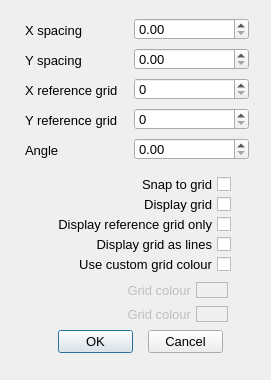
<?xml version="1.0" encoding="UTF-8"?>
<ui version="4.0">
 <class>Grid_Dialog</class>
 <widget class="QDialog" name="Grid_Dialog">
  <property name="geometry">
   <rect>
    <x>0</x>
    <y>0</y>
    <width>271</width>
    <height>380</height>
   </rect>
  </property>
  <property name="sizePolicy">
   <sizepolicy hsizetype="Fixed" vsizetype="Fixed">
    <horstretch>0</horstretch>
    <verstretch>0</verstretch>
   </sizepolicy>
  </property>
  <property name="minimumSize">
   <size>
    <width>271</width>
    <height>380</height>
   </size>
  </property>
  <property name="maximumSize">
   <size>
    <width>271</width>
    <height>380</height>
   </size>
  </property>
  <property name="font">
   <font>
    <pointsize>10</pointsize>
   </font>
  </property>
  <property name="windowTitle">
   <string>Grid options</string>
  </property>
  <property name="windowOpacity">
   <double>1.000000000000000</double>
  </property>
  <widget class="QPushButton" name="_2">
   <property name="geometry">
    <rect>
     <x>148</x>
     <y>330</y>
     <width>75</width>
     <height>23</height>
    </rect>
   </property>
   <property name="text">
    <string>Cancel</string>
   </property>
   <property name="autoDefault">
    <bool>false</bool>
   </property>
  </widget>
  <widget class="QPushButton" name="_1">
   <property name="geometry">
    <rect>
     <x>58</x>
     <y>330</y>
     <width>75</width>
     <height>23</height>
    </rect>
   </property>
   <property name="minimumSize">
    <size>
     <width>75</width>
     <height>23</height>
    </size>
   </property>
   <property name="maximumSize">
    <size>
     <width>75</width>
     <height>23</height>
    </size>
   </property>
   <property name="text">
    <string>OK</string>
   </property>
   <property name="default">
    <bool>true</bool>
   </property>
  </widget>
  <widget class="QLabel" name="label_3">
   <property name="geometry">
    <rect>
     <x>25</x>
     <y>20</y>
     <width>107</width>
     <height>21</height>
    </rect>
   </property>
   <property name="text">
    <string>X spacing</string>
   </property>
  </widget>
  <widget class="QLabel" name="label_4">
   <property name="geometry">
    <rect>
     <x>25</x>
     <y>50</y>
     <width>109</width>
     <height>21</height>
    </rect>
   </property>
   <property name="text">
    <string>Y spacing</string>
   </property>
  </widget>
  <widget class="QLabel" name="label_5">
   <property name="geometry">
    <rect>
     <x>25</x>
     <y>80</y>
     <width>111</width>
     <height>21</height>
    </rect>
   </property>
   <property name="text">
    <string>X reference grid</string>
   </property>
  </widget>
  <widget class="QLabel" name="label_6">
   <property name="geometry">
    <rect>
     <x>25</x>
     <y>110</y>
     <width>111</width>
     <height>21</height>
    </rect>
   </property>
   <property name="text">
    <string>Y reference grid</string>
   </property>
  </widget>
  <widget class="QLabel" name="label_7">
   <property name="geometry">
    <rect>
     <x>25</x>
     <y>140</y>
     <width>71</width>
     <height>21</height>
    </rect>
   </property>
   <property name="text">
    <string>Angle</string>
   </property>
  </widget>
  <widget class="QCheckBox" name="_105">
   <property name="enabled">
    <bool>true</bool>
   </property>
   <property name="geometry">
    <rect>
     <x>26</x>
     <y>174</y>
     <width>205</width>
     <height>21</height>
    </rect>
   </property>
   <property name="layoutDirection">
    <enum>Qt::RightToLeft</enum>
   </property>
   <property name="text">
    <string>Snap to grid</string>
   </property>
   <property name="checkable">
    <bool>true</bool>
   </property>
   <property name="checked">
    <bool>false</bool>
   </property>
   <property name="tristate">
    <bool>false</bool>
   </property>
  </widget>
  <widget class="QCheckBox" name="_107">
   <property name="enabled">
    <bool>true</bool>
   </property>
   <property name="geometry">
    <rect>
     <x>28</x>
     <y>214</y>
     <width>203</width>
     <height>21</height>
    </rect>
   </property>
   <property name="layoutDirection">
    <enum>Qt::RightToLeft</enum>
   </property>
   <property name="text">
    <string>Display reference grid only</string>
   </property>
   <property name="checkable">
    <bool>true</bool>
   </property>
   <property name="checked">
    <bool>false</bool>
   </property>
   <property name="tristate">
    <bool>false</bool>
   </property>
  </widget>
  <widget class="QCheckBox" name="_106">
   <property name="enabled">
    <bool>true</bool>
   </property>
   <property name="geometry">
    <rect>
     <x>28</x>
     <y>194</y>
     <width>203</width>
     <height>21</height>
    </rect>
   </property>
   <property name="layoutDirection">
    <enum>Qt::RightToLeft</enum>
   </property>
   <property name="text">
    <string>Display grid</string>
   </property>
   <property name="checkable">
    <bool>true</bool>
   </property>
   <property name="checked">
    <bool>false</bool>
   </property>
   <property name="tristate">
    <bool>false</bool>
   </property>
  </widget>
  <widget class="RCDoubleSpinBox" name="_100">
   <property name="geometry">
    <rect>
     <x>134</x>
     <y>18</y>
     <width>115</width>
     <height>22</height>
    </rect>
   </property>
   <property name="maximum">
    <double>100000000.000000000000000</double>
   </property>
  </widget>
  <widget class="RCDoubleSpinBox" name="_101">
   <property name="geometry">
    <rect>
     <x>134</x>
     <y>48</y>
     <width>115</width>
     <height>22</height>
    </rect>
   </property>
   <property name="maximum">
    <double>100000000.000000000000000</double>
   </property>
  </widget>
  <widget class="RCDoubleSpinBox" name="_104">
   <property name="geometry">
    <rect>
     <x>134</x>
     <y>138</y>
     <width>115</width>
     <height>22</height>
    </rect>
   </property>
   <property name="minimum">
    <double>0.000000000000000</double>
   </property>
   <property name="maximum">
    <double>360.000000000000000</double>
   </property>
  </widget>
  <widget class="RCIntegerSpinBox" name="_102">
   <property name="geometry">
    <rect>
     <x>134</x>
     <y>78</y>
     <width>115</width>
     <height>22</height>
    </rect>
   </property>
   <property name="maximum">
    <number>1000000000</number>
   </property>
  </widget>
  <widget class="RCIntegerSpinBox" name="_103">
   <property name="geometry">
    <rect>
     <x>134</x>
     <y>108</y>
     <width>115</width>
     <height>22</height>
    </rect>
   </property>
   <property name="maximum">
    <number>1000000000</number>
   </property>
  </widget>
  <widget class="QCheckBox" name="_108">
   <property name="geometry">
    <rect>
     <x>32</x>
     <y>234</y>
     <width>199</width>
     <height>20</height>
    </rect>
   </property>
   <property name="layoutDirection">
    <enum>Qt::RightToLeft</enum>
   </property>
   <property name="text">
    <string>Display grid as lines</string>
   </property>
  </widget>
  <widget class="QCheckBox" name="_109">
   <property name="geometry">
    <rect>
     <x>38</x>
     <y>254</y>
     <width>193</width>
     <height>20</height>
    </rect>
   </property>
   <property name="layoutDirection">
    <enum>Qt::RightToLeft</enum>
   </property>
   <property name="text">
    <string>Use custom grid colour</string>
   </property>
  </widget>
  <widget class="QGraphicsView" name="_111">
   <property name="enabled">
    <bool>false</bool>
   </property>
   <property name="geometry">
    <rect>
     <x>196</x>
     <y>282</y>
     <width>32</width>
     <height>16</height>
    </rect>
   </property>
   <property name="verticalScrollBarPolicy">
    <enum>Qt::ScrollBarAlwaysOff</enum>
   </property>
   <property name="horizontalScrollBarPolicy">
    <enum>Qt::ScrollBarAlwaysOff</enum>
   </property>
   <property name="backgroundBrush">
    <brush brushstyle="NoBrush">
     <color alpha="255">
      <red>0</red>
      <green>0</green>
      <blue>0</blue>
     </color>
    </brush>
   </property>
   <property name="sceneRect">
    <rectf>
     <x>0.000000000000000</x>
     <y>0.000000000000000</y>
     <width>32.000000000000000</width>
     <height>16.000000000000000</height>
    </rectf>
   </property>
   <property name="viewportUpdateMode">
    <enum>QGraphicsView::FullViewportUpdate</enum>
   </property>
  </widget>
  <widget class="QLabel" name="_110">
   <property name="enabled">
    <bool>false</bool>
   </property>
   <property name="geometry">
    <rect>
     <x>34</x>
     <y>282</y>
     <width>157</width>
     <height>16</height>
    </rect>
   </property>
   <property name="layoutDirection">
    <enum>Qt::LeftToRight</enum>
   </property>
   <property name="text">
    <string>Grid colour</string>
   </property>
   <property name="alignment">
    <set>Qt::AlignRight|Qt::AlignTrailing|Qt::AlignVCenter</set>
   </property>
  </widget>
  <widget class="QLabel" name="_112">
   <property name="enabled">
    <bool>false</bool>
   </property>
   <property name="geometry">
    <rect>
     <x>44</x>
     <y>306</y>
     <width>147</width>
     <height>16</height>
    </rect>
   </property>
   <property name="layoutDirection">
    <enum>Qt::LeftToRight</enum>
   </property>
   <property name="text">
    <string>Grid colour</string>
   </property>
   <property name="alignment">
    <set>Qt::AlignRight|Qt::AlignTrailing|Qt::AlignVCenter</set>
   </property>
  </widget>
  <widget class="QGraphicsView" name="_113">
   <property name="enabled">
    <bool>false</bool>
   </property>
   <property name="geometry">
    <rect>
     <x>196</x>
     <y>306</y>
     <width>32</width>
     <height>16</height>
    </rect>
   </property>
   <property name="verticalScrollBarPolicy">
    <enum>Qt::ScrollBarAlwaysOff</enum>
   </property>
   <property name="horizontalScrollBarPolicy">
    <enum>Qt::ScrollBarAlwaysOff</enum>
   </property>
   <property name="backgroundBrush">
    <brush brushstyle="NoBrush">
     <color alpha="255">
      <red>0</red>
      <green>0</green>
      <blue>0</blue>
     </color>
    </brush>
   </property>
   <property name="sceneRect">
    <rectf>
     <x>0.000000000000000</x>
     <y>0.000000000000000</y>
     <width>32.000000000000000</width>
     <height>16.000000000000000</height>
    </rectf>
   </property>
   <property name="viewportUpdateMode">
    <enum>QGraphicsView::FullViewportUpdate</enum>
   </property>
  </widget>
  <widget class="QPushButton" name="_1110">
   <property name="geometry">
    <rect>
     <x>230</x>
     <y>278</y>
     <width>24</width>
     <height>24</height>
    </rect>
   </property>
   <property name="text">
    <string/>
   </property>
   <property name="icon">
    <iconset resource="../RealCAD.qrc">
     <normaloff>:/images/PROPERTIES-colours.svg</normaloff>:/images/PROPERTIES-colours.svg</iconset>
   </property>
   <property name="iconSize">
    <size>
     <width>20</width>
     <height>20</height>
    </size>
   </property>
   <property name="flat">
    <bool>true</bool>
   </property>
  </widget>
  <widget class="QPushButton" name="_1130">
   <property name="enabled">
    <bool>false</bool>
   </property>
   <property name="geometry">
    <rect>
     <x>230</x>
     <y>302</y>
     <width>24</width>
     <height>24</height>
    </rect>
   </property>
   <property name="text">
    <string/>
   </property>
   <property name="icon">
    <iconset resource="../RealCAD.qrc">
     <normaloff>:/images/PROPERTIES-colours.svg</normaloff>:/images/PROPERTIES-colours.svg</iconset>
   </property>
   <property name="iconSize">
    <size>
     <width>20</width>
     <height>20</height>
    </size>
   </property>
   <property name="flat">
    <bool>true</bool>
   </property>
  </widget>
 </widget>
 <customwidgets>
  <customwidget>
   <class>RCDoubleSpinBox</class>
   <extends>QDoubleSpinBox</extends>
   <header>../RealCADQt/source/rcdoublespinbox.h</header>
  </customwidget>
  <customwidget>
   <class>RCIntegerSpinBox</class>
   <extends>QSpinBox</extends>
   <header>../RealCADQt/source/rcintegerspinbox.h</header>
  </customwidget>
 </customwidgets>
 <tabstops>
  <tabstop>_100</tabstop>
  <tabstop>_101</tabstop>
  <tabstop>_102</tabstop>
  <tabstop>_103</tabstop>
  <tabstop>_104</tabstop>
  <tabstop>_105</tabstop>
  <tabstop>_106</tabstop>
  <tabstop>_107</tabstop>
  <tabstop>_108</tabstop>
  <tabstop>_109</tabstop>
  <tabstop>_111</tabstop>
  <tabstop>_1110</tabstop>
  <tabstop>_113</tabstop>
  <tabstop>_1130</tabstop>
  <tabstop>_1</tabstop>
  <tabstop>_2</tabstop>
 </tabstops>
 <resources>
  <include location="../RealCAD.qrc"/>
 </resources>
 <connections/>
</ui>
